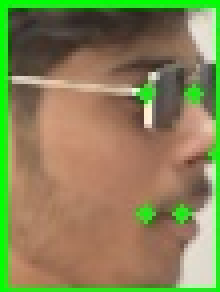
#> input picture output/face_0.jpg, 55 x 73 px, given in place of test.jpg, which was not available (shown 4 times larger)
$ python utils.py
#> lines starting #> are read from the running program, lines starting #| are printed output that depends on the picture; after the words box and inside, x2 and y2 are one past the last pixel; in counts of white or black regions, pixels touching at a corner belong together; pictures that were not available may be replaced by others from this repository, and a replacement may not be noted
import cv2


def load_image(path):
    """
    Loads an image from the given path.
    """
#> called with path = 'dataset/wedding_images/test.jpg'
    image = cv2.imread(path)
#> image is the input picture: shape (73, 55, 3); mean B, G, R 86.4, 132, 135.2

    if image is None:
        print(f"Error: Could not load image from '{path}'")
        return None

    print("Image loaded successfully!")
    print(f"Image Shape    : {image.shape}")
#| Image Shape    : (73, 55, 3)
    print(f"Image Data Type: {image.dtype}")
#| Image Data Type: uint8

    return image


def resize_image(image, target_width):
    """
    Resize an image while preserving its aspect ratio.

    Args:
        image (numpy.ndarray): Input image.
        target_width (int): Desired width.

    Returns:
        numpy.ndarray: Resized image.
    """
#> called with target_width = 800

    # Get original dimensions
    h, w = image.shape[:2]
#> h = 73; w = 55

    # Calculate scale factor
    scale = target_width / w
#> scale = 14.55

    # Calculate new height
    new_height = int(h * scale)
#> new_height = 1061

    # Resize image
    resized = cv2.resize(image, (target_width, new_height))
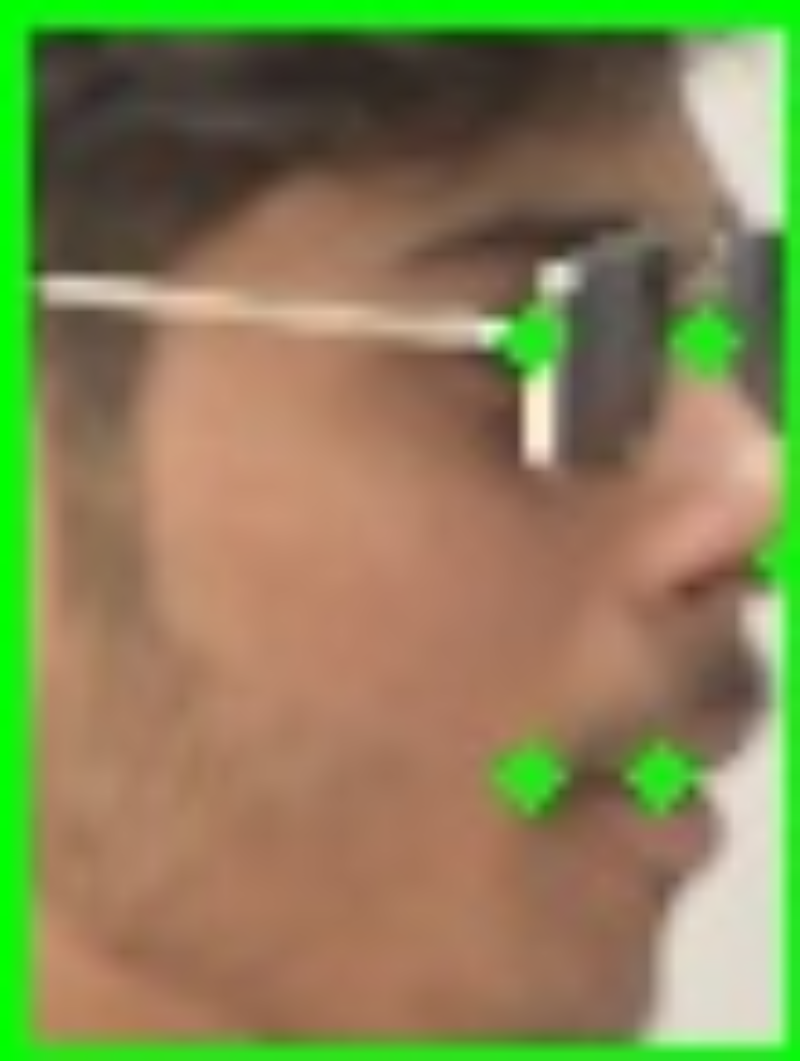
#> resized: shape (1061, 800, 3); mean B, G, R 86.2, 131.9, 135

    print("\nImage Resized Successfully!")
    print(f"Original Shape : {image.shape}")
#| Original Shape : (73, 55, 3)
    print(f"Resized Shape  : {resized.shape}")
#| Resized Shape  : (1061, 800, 3)
#| BGR Shape : (1061, 800, 3)
#| RGB Shape : (1061, 800, 3)

    return resized


def draw_rectangle(image, x, y, w, h):
    """
    Draw a green rectangle on the image.

    Args:
        image: Input image
        x, y: Top-left corner
        w, h: Width and height

    Returns:
        Image with rectangle drawn
    """
#> called with x = 250, y = 200, w = 200, h = 250

    image_with_rectangle = image.copy()

    cv2.rectangle(
        image_with_rectangle,
        (x, y),
        (x + w, y + h),
        (0, 255, 0),   # Green (BGR)
        2              # Thickness
    )
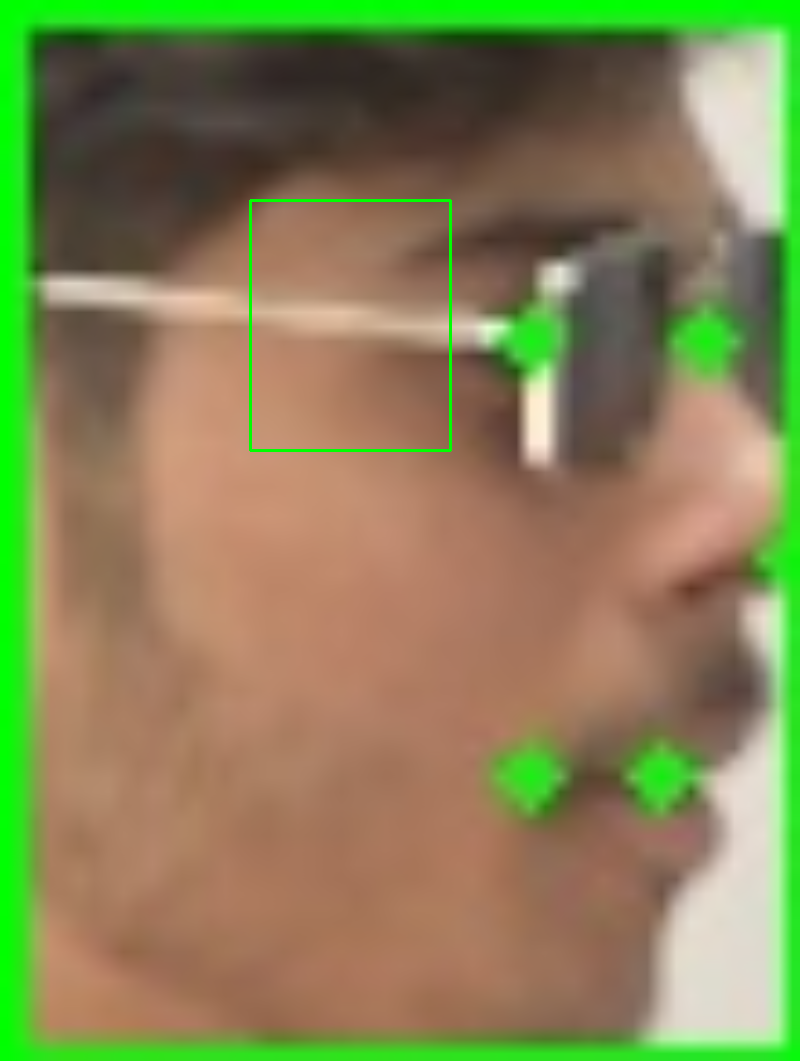
#> image_with_rectangle: shape (1061, 800, 3); 0.32% of pixels changed, all inside (x1, y1, x2, y2) = (249, 199, 452, 452)

    return image_with_rectangle


def crop_region(image, x, y, w, h):
    """
    Crop a region using NumPy slicing.

    Args:
        image: Input image
        x, y: Top-left corner
        w, h: Width and height

    Returns:
        Cropped image
    """
#> called with x = 250, y = 200, w = 200, h = 250

    cropped = image[y:y+h, x:x+w]
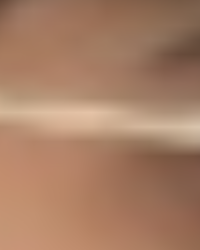
#> cropped: shape (250, 200, 3); mean B, G, R 100.8, 126.3, 167.3

    return cropped

def display_image(image, window_name="Image"):
    """
    Display an image in a window.
    """

    cv2.imshow(window_name, image)
    cv2.waitKey(0)
    cv2.destroyAllWindows()


def save_image(image, output_path):
    """
    Save an image to disk.
    """

    success = cv2.imwrite(output_path, image)

    if success:
        print(f"Image saved successfully: {output_path}")
    else:
        print("Failed to save image.")


def bgr_to_rgb(image):
    """
    Convert an image from BGR to RGB.

    Args:
        image (numpy.ndarray): Input BGR image.

    Returns:
        numpy.ndarray: RGB image.
    """

    rgb_image = cv2.cvtColor(image, cv2.COLOR_BGR2RGB)

    return rgb_image

if __name__ == "__main__":

    image = load_image("dataset/wedding_images/test.jpg")

    if image is not None:

        resized = resize_image(image, 800)

        rgb_image = bgr_to_rgb(resized)

        print(f"BGR Shape : {resized.shape}")
        print(f"RGB Shape : {rgb_image.shape}")

        save_image(resized, "output/resized_bgr.jpg")
        save_image(rgb_image, "output/resized_rgb.jpg")

        # Manual bounding box
        x = 250
        y = 200
        w = 200
        h = 250

        # Draw rectangle
        boxed = draw_rectangle(resized, x, y, w, h)

        # Crop region
        cropped = crop_region(resized, x, y, w, h)

        print(f"Cropped Shape : {cropped.shape}")
#| Cropped Shape : (250, 200, 3)

        display_image(boxed, "Rectangle")

        display_image(cropped, "Cropped Region")

        save_image(boxed, "output/rectangle.jpg")

        save_image(cropped, "output/cropped.jpg")

$ run again, on output/match_me2.JPG
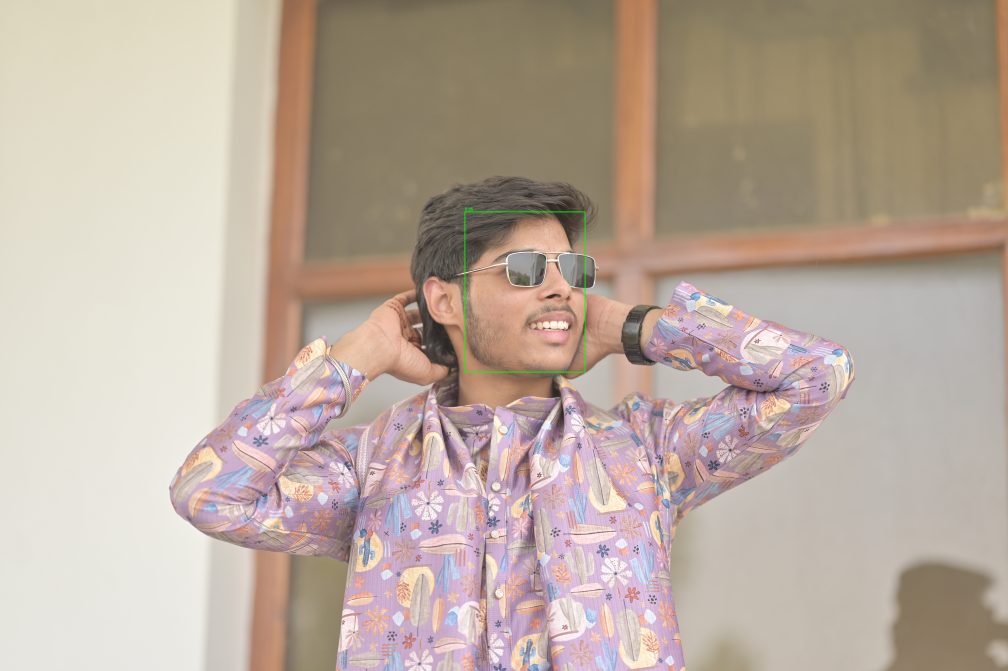
#> input picture output/match_me2.JPG, 6048 x 4024 px, given in place of test.jpg, which was not available (shown at 1/6 size)
#> in load_image, image is the input picture: shape (4024, 6048, 3); mean B, G, R 158, 170.5, 186.4
#| Image Shape    : (4024, 6048, 3)
#| Image Data Type: uint8
#| Original Shape : (4024, 6048, 3)
#| Resized Shape  : (532, 800, 3)
#| BGR Shape : (532, 800, 3)
#| RGB Shape : (532, 800, 3)
#> in draw_rectangle, `cv2.rectangle( image_with_rectangle, (x, y), (x + w, y + h), (0, 255, ..`:
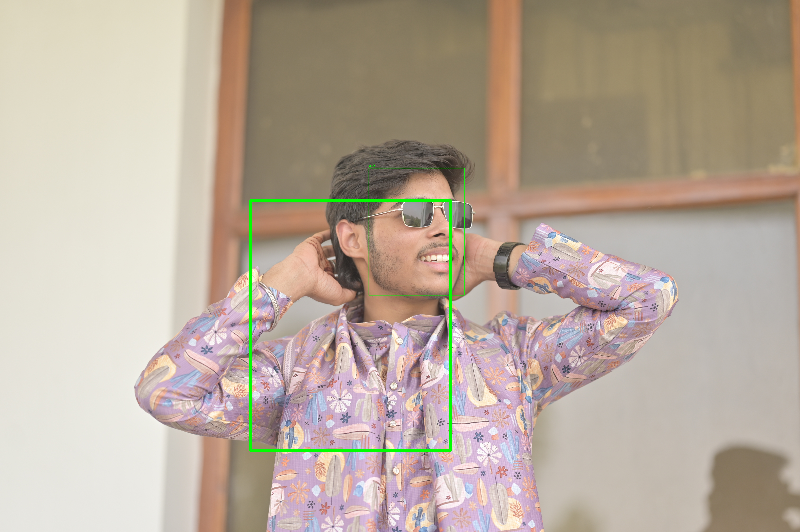
#> image_with_rectangle: shape (532, 800, 3); mean B, G, R 157, 171, 185.1
#> in crop_region, `cropped = image[y:y+h, x:x+w]`:
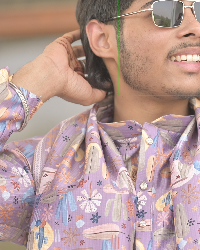
#> cropped: shape (250, 200, 3); mean B, G, R 151.9, 155.6, 184.3
#| Cropped Shape : (250, 200, 3)

$ run again, on output/match_test.JPG
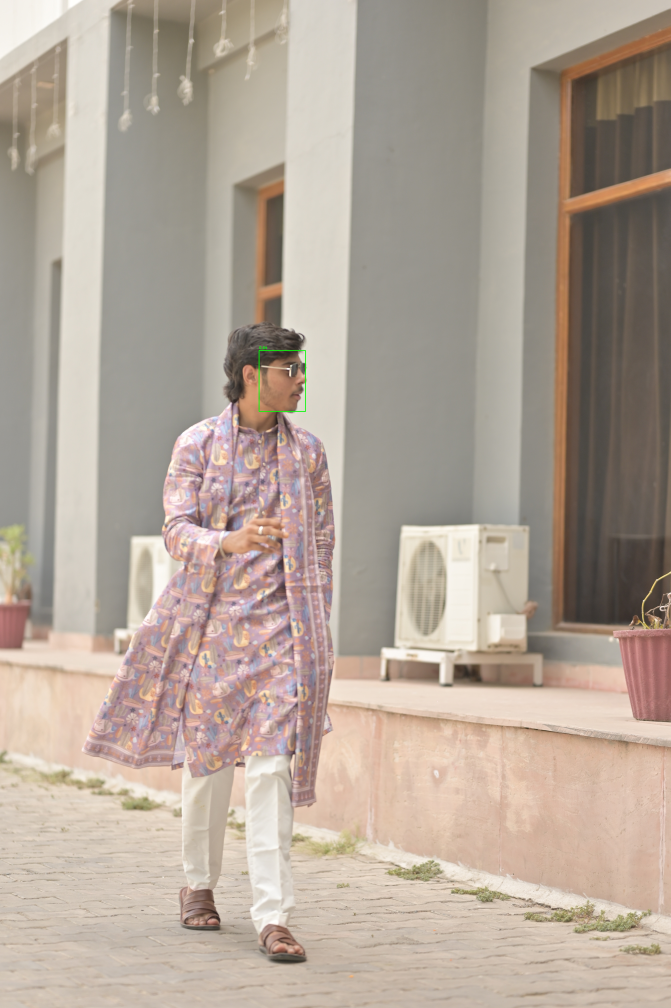
#> input picture output/match_test.JPG, 4024 x 6048 px, given in place of test.jpg, which was not available (shown at 1/6 size)
#> in load_image, image is the input picture: shape (6048, 4024, 3); mean B, G, R 152.5, 164.9, 178.5
#| Image Shape    : (6048, 4024, 3)
#| Image Data Type: uint8
#| Original Shape : (6048, 4024, 3)
#| Resized Shape  : (1202, 800, 3)
#| BGR Shape : (1202, 800, 3)
#| RGB Shape : (1202, 800, 3)
#> in draw_rectangle, `cv2.rectangle( image_with_rectangle, (x, y), (x + w, y + h), (0, 255, ..`:
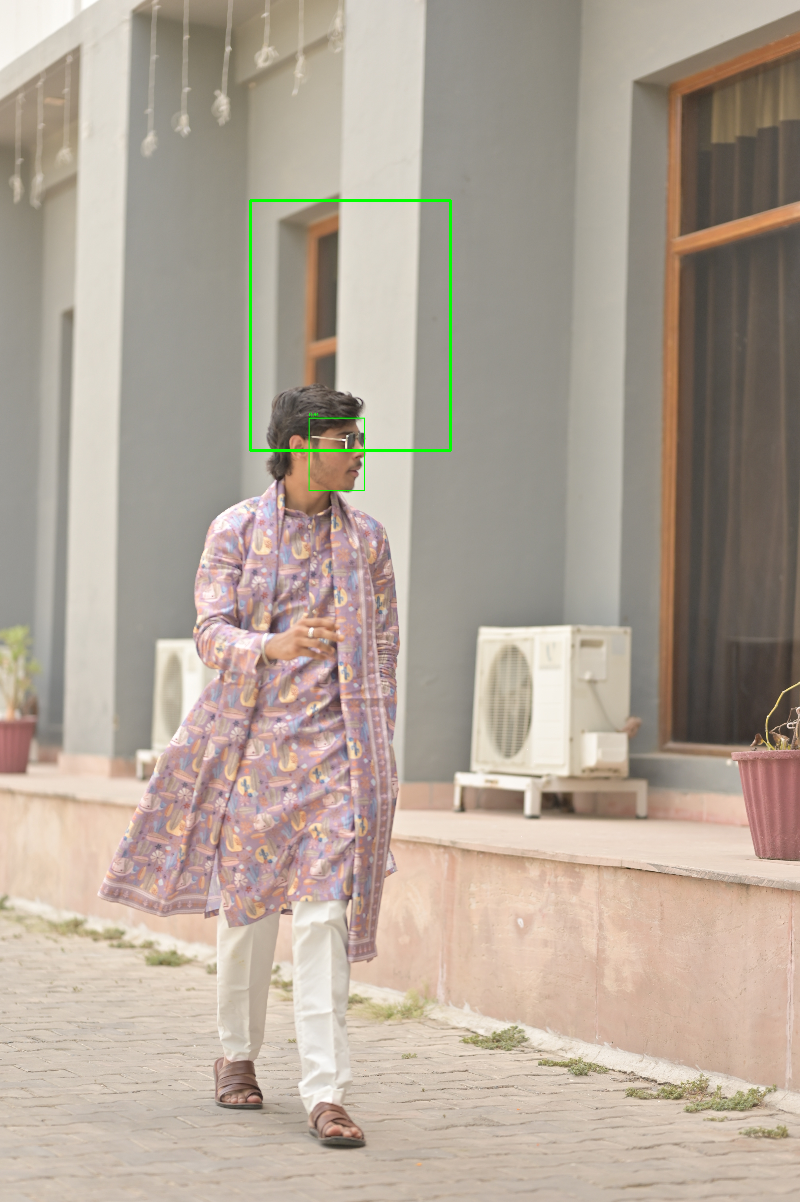
#> image_with_rectangle: shape (1202, 800, 3); mean B, G, R 152, 165, 177.9
#> in crop_region, `cropped = image[y:y+h, x:x+w]`:
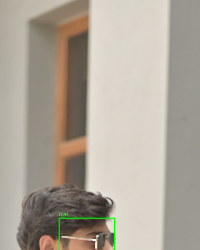
#> cropped: shape (250, 200, 3); mean B, G, R 152.9, 165.7, 173.4
#| Cropped Shape : (250, 200, 3)
